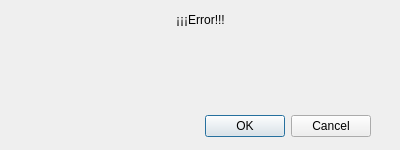
<?xml version="1.0" encoding="UTF-8"?>
<ui version="4.0">
 <class>DialogMensajeError</class>
 <widget class="QDialog" name="DialogMensajeError">
  <property name="geometry">
   <rect>
    <x>0</x>
    <y>0</y>
    <width>400</width>
    <height>150</height>
   </rect>
  </property>
  <property name="minimumSize">
   <size>
    <width>400</width>
    <height>150</height>
   </size>
  </property>
  <property name="maximumSize">
   <size>
    <width>400</width>
    <height>150</height>
   </size>
  </property>
  <property name="windowTitle">
   <string>Error</string>
  </property>
  <widget class="QDialogButtonBox" name="buttonBox">
   <property name="geometry">
    <rect>
     <x>30</x>
     <y>110</y>
     <width>341</width>
     <height>32</height>
    </rect>
   </property>
   <property name="orientation">
    <enum>Qt::Horizontal</enum>
   </property>
   <property name="standardButtons">
    <set>QDialogButtonBox::Cancel|QDialogButtonBox::Ok</set>
   </property>
  </widget>
  <widget class="QLabel" name="label">
   <property name="geometry">
    <rect>
     <x>110</x>
     <y>10</y>
     <width>181</width>
     <height>20</height>
    </rect>
   </property>
   <property name="text">
    <string>¡¡¡Error!!!</string>
   </property>
   <property name="alignment">
    <set>Qt::AlignCenter</set>
   </property>
  </widget>
  <widget class="QPlainTextEdit" name="plainTextEditMensajeError">
   <property name="enabled">
    <bool>false</bool>
   </property>
   <property name="geometry">
    <rect>
     <x>20</x>
     <y>40</y>
     <width>361</width>
     <height>61</height>
    </rect>
   </property>
   <property name="focusPolicy">
    <enum>Qt::StrongFocus</enum>
   </property>
   <property name="frameShape">
    <enum>QFrame::NoFrame</enum>
   </property>
  </widget>
 </widget>
 <resources/>
 <connections>
  <connection>
   <sender>buttonBox</sender>
   <signal>accepted()</signal>
   <receiver>DialogMensajeError</receiver>
   <slot>accept()</slot>
   <hints>
    <hint type="sourcelabel">
     <x>248</x>
     <y>254</y>
    </hint>
    <hint type="destinationlabel">
     <x>157</x>
     <y>274</y>
    </hint>
   </hints>
  </connection>
  <connection>
   <sender>buttonBox</sender>
   <signal>rejected()</signal>
   <receiver>DialogMensajeError</receiver>
   <slot>reject()</slot>
   <hints>
    <hint type="sourcelabel">
     <x>316</x>
     <y>260</y>
    </hint>
    <hint type="destinationlabel">
     <x>286</x>
     <y>274</y>
    </hint>
   </hints>
  </connection>
 </connections>
</ui>
